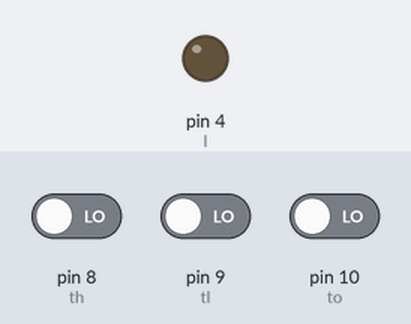
Bench run of a sketch on a simulated Arduino Uno, built with avr-gcc and run on an emulated ATmega328P. Shown: output pins drawn as LEDs (lit = HIGH). Inputs (shaded band) come from the test bench; at power-on: pin 8 (th) LOW, pin 9 (tl) LOW, pin 10 (to) LOW.

Above: at 1.2 s.
1.3 s: pin 8 (th) driven HIGH
At 4.2 s:
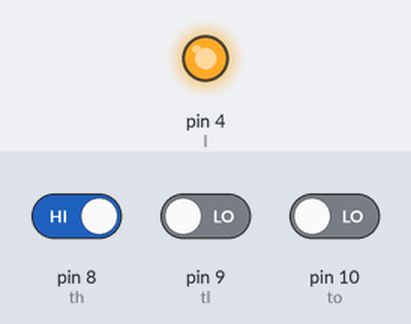
4.3 s: pin 8 (th) driven LOW
5.8 s: pin 9 (tl) driven HIGH
At 6.9 s:
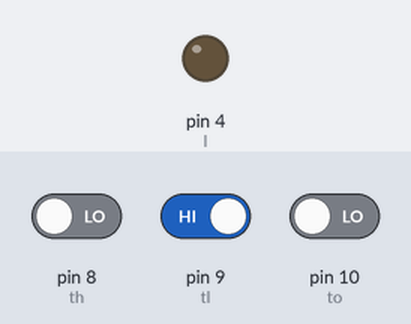
7.7 s: pin 10 (to) driven HIGH
At 9.8 s:
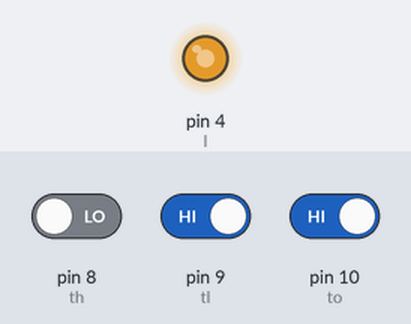
10.3 s: pin 10 (to) driven LOW
Timing chart, 0 to 13.3 s (numbered marks = the images above; inputs shaded):
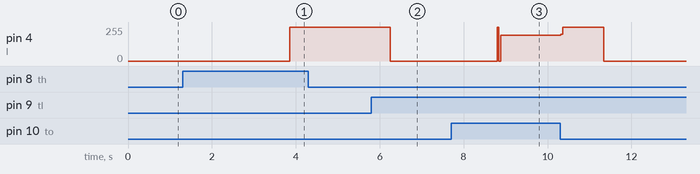

Measured:
- after the input at 1.3 s, pin 4 (l): 0/255 → 255/255 after 2.6 s
- after the input at 4.3 s, every drawn part: stays the same
- after the input at 5.8 s, pin 4 (l): 255/255 → 0/255 after 0.45 s

The sketch:

v23.ino
```cpp
int l = 4;
int th = 8;
int tl = 9;
int to = 10;
int ch;
int p = 1;
void setup() {
pinMode (l, OUTPUT ); //LED
pinMode (th, INPUT); // Touchsensor 1     pin in und out festlegung
pinMode (tl, INPUT); // Touchsensor 2
pinMode (to, INPUT); // Ausschalter
}
void loop()
{
    if  (digitalRead (th) == HIGH){  // Wenn der Touchsensor 1 berührt wird
  ch = ch + p;                        // wird der PWM Wert um 1 erhöht
analogWrite (l, ch);                   // und dann am LED PIN ausgegeben
delay (5);                             // eine Zeitverezögerung damit der Arduino die Werte richtig verarbeiten kann und ausgeben
 if (ch >= 255){                      // hier wird geprüft ob der PWM Wert höher oder gleich 255 ist
digitalWrite (l, LOW);                // ist er höher oder gleich dann wird die LED ausgeschaltet
ch = 1;                               // ch wird auf den LED Wert gesetzt
}
}
delay (5);
if (digitalRead (to) == HIGH){        // Wenn der Ausschalter berührt wird
  digitalWrite (l, LOW);              // wird die LED Ausgeschaltet
}
delay (5);
 if  (digitalRead (tl) == HIGH){      // Wenn der Touchsensor 2 berührt wird
  ch = ch - p;                        // wird der PWM Wert um 1 reduziert
analogWrite (l, ch);                  // und dann am LED PIN ausgegben
delay (5);                             // eine Zeitverzögerung damit der Arduino die Werte richtig verarbeiten kann und ausgeben
 if (ch <= 0){                        // hier wird geprüft ob der PWM Wert kleiner oder gleich 0 ist
digitalWrite (l, HIGH);               // ist er niedrieger oder gleich dann wird die LED ausgeschaltet
ch = 254;                             // ch wird auf den LED Wert gesetzt
}
}
delay (5);
}
```
